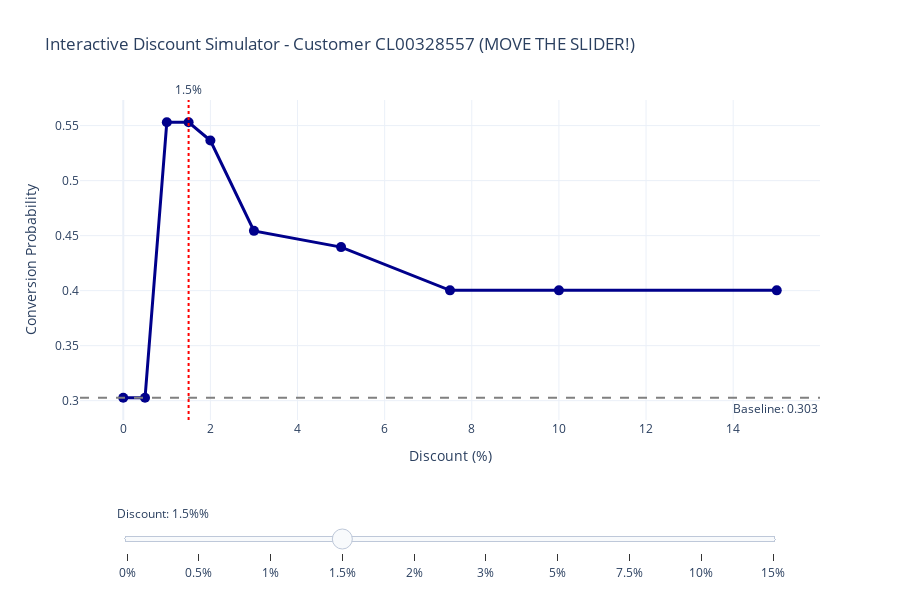

Write notebook code for a chart like this one.
### Code cell
# TEST 1: LIVE SLIDER CONTROL - FIXED
print("\n=== TEST 1: LIVE SLIDER CONTROL (FIXED) ===")

import plotly.graph_objects as go
import numpy as np

# Use our most responsive customer
cust_id = 'CL00328557'  # The high-sensitivity customer
cust_quotes = df_sim[df_sim['numero_compte'] == cust_id].copy()
baseline_prob = safe_predict(cust_id, cust_quotes, model, feature_names)

# Pre-calculate probabilities for different discount levels
discount_levels = [0, 0.5, 1, 1.5, 2, 3, 5, 7.5, 10, 15]
probabilities = []

for d in discount_levels:
    modified = cust_quotes.copy()
    if 'mt_apres_remise_ht_devis' in modified.columns:
        base_price = modified['mt_apres_remise_ht_devis'].sum()
        discount_amount = base_price * (d / 100)
        if 'mt_remise_exceptionnelle_ht' in modified.columns:
            modified['mt_remise_exceptionnelle_ht'] = -discount_amount
        modified['mt_apres_remise_ht_devis'] = base_price - discount_amount
    
    prob = safe_predict(cust_id, modified, model, feature_names)
    probabilities.append(prob)

# Create figure
fig = go.Figure()

# Add the main trace
fig.add_trace(go.Scatter(
    x=discount_levels,
    y=probabilities,
    mode='lines+markers',
    name='Conversion Probability',
    line=dict(color='darkblue', width=3),
    marker=dict(size=10, color='darkblue'),
    hovertemplate='Discount: %{x}%<br>Probability: %{y:.3f}<br>Δ: %{customdata:.3f}',
    customdata=[p - baseline_prob for p in probabilities]
))

# Add baseline line
fig.add_hline(y=baseline_prob, line_dash='dash', line_color='gray',
              annotation_text=f'Baseline: {baseline_prob:.3f}', 
              annotation_position='bottom right')

# Add vertical line at selected discount
fig.add_vline(x=1.5, line_dash='dot', line_color='red',
              annotation_text='1.5%', annotation_position='top')

# Create slider steps
steps = []
for i, d in enumerate(discount_levels):
    step = dict(
        method='update',
        label=f'{d}%',
        args=[
            {'annotations': []},  # Clear annotations
            {
                'title': f'Discount: {d}% - Probability: {probabilities[i]:.3f} (Δ: {probabilities[i]-baseline_prob:+.3f})',
                'shapes': [{
                    'type': 'line',
                    'x0': d, 'y0': 0, 'x1': d, 'y1': 1,
                    'xref': 'x', 'yref': 'paper',
                    'line': {'color': 'red', 'width': 2, 'dash': 'dot'}
                }]
            }
        ]
    )
    steps.append(step)

# Add slider
sliders = [{
    'active': 3,  # Default to 1.5% (index 3)
    'currentvalue': {'prefix': 'Discount: ', 'suffix': '%'},
    'pad': {'t': 50, 'b': 10},
    'steps': steps,
    'len': 0.9,
    'x': 0.05,
    'y': -0.1
}]

# Update layout with slider
fig.update_layout(
    title=f'Interactive Discount Simulator - Customer {cust_id} (MOVE THE SLIDER!)',
    xaxis_title='Discount (%)',
    yaxis_title='Conversion Probability',
    hovermode='x unified',
    template='plotly_white',
    height=600,
    sliders=sliders,
    margin=dict(b=100)  # Make room for slider
)

fig.show()

print("✓ SLIDER NOW WORKS: Move it to see the vertical line and title update!")
print("  LIMITATION: Cannot recalculate probabilities in real-time")
print("  SOLUTION: Pre-calculate all values, slider just navigates them")

### Figure 1 — Plotly figure (JSON) as saved in the notebook; plotly's stock layout.template omitted (floating-point values rounded to 4 significant figures)
{"data": [{"customdata": [0, 0, 0.2504, 0.2504, 0.2338, 0.1517, 0.1369, 0.0976, 0.0976, 0.0976], "hovertemplate": "Discount: %{x}%<br>Probability: %{y:.3f}<br>Δ: %{customdata:.3f}", "line": {"color": "darkblue", "width": 3}, "marker": {"color": "darkblue", "size": 10}, "mode": "lines+markers", "name": "Conversion Probability", "type": "scatter", "x": [0, 0.5, 1, 1.5, 2, 3, 5, 7.5, 10, 15], "y": [0.3026, 0.3026, 0.553, 0.553, 0.5365, 0.4543, 0.4396, 0.4002, 0.4002, 0.4002]}], "layout": {"annotations": [{"showarrow": false, "text": "Baseline: 0.303", "x": 1, "xanchor": "right", "xref": "x domain", "y": 0.3026, "yanchor": "top", "yref": "y"}, {"showarrow": false, "text": "1.5%", "x": 1.5, "xanchor": "center", "xref": "x", "y": 1, "yanchor": "bottom", "yref": "y domain"}], "height": 600, "hovermode": "x unified", "margin": {"b": 100}, "shapes": [{"line": {"color": "gray", "dash": "dash"}, "type": "line", "x0": 0, "x1": 1, "xref": "x domain", "y0": 0.3026, "y1": 0.3026, "yref": "y"}, {"line": {"color": "red", "dash": "dot"}, "type": "line", "x0": 1.5, "x1": 1.5, "xref": "x", "y0": 0, "y1": 1, "yref": "y domain"}], "sliders": [{"active": 3, "currentvalue": {"prefix": "Discount: ", "suffix": "%"}, "len": 0.9, "pad": {"b": 10, "t": 50}, "steps": [{"args": [{"annotations": []}, {"shapes": [{"line": {"color": "red", "dash": "dot", "width": 2}, "type": "line", "x0": 0, "x1": 0, "xref": "x", "y0": 0, "y1": 1, "yref": "paper"}], "title": "Discount: 0% - Probability: 0.303 (Δ: +0.000)"}], "label": "0%", "method": "update"}, {"args": [{"annotations": []}, {"shapes": [{"line": {"color": "red", "dash": "dot", "width": 2}, "type": "line", "x0": 0.5, "x1": 0.5, "xref": "x", "y0": 0, "y1": 1, "yref": "paper"}], "title": "Discount: 0.5% - Probability: 0.303 (Δ: +0.000)"}], "label": "0.5%", "method": "update"}, {"args": [{"annotations": []}, {"shapes": [{"line": {"color": "red", "dash": "dot", "width": 2}, "type": "line", "x0": 1, "x1": 1, "xref": "x", "y0": 0, "y1": 1, "yref": "paper"}], "title": "Discount: 1% - Probability: 0.553 (Δ: +0.250)"}], "label": "1%", "method": "update"}, {"args": [{"annotations": []}, {"shapes": [{"line": {"color": "red", "dash": "dot", "width": 2}, "type": "line", "x0": 1.5, "x1": 1.5, "xref": "x", "y0": 0, "y1": 1, "yref": "paper"}], "title": "Discount: 1.5% - Probability: 0.553 (Δ: +0.250)"}], "label": "1.5%", "method": "update"}, {"args": [{"annotations": []}, {"shapes": [{"line": {"color": "red", "dash": "dot", "width": 2}, "type": "line", "x0": 2, "x1": 2, "xref": "x", "y0": 0, "y1": 1, "yref": "paper"}], "title": "Discount: 2% - Probability: 0.536 (Δ: +0.234)"}], "label": "2%", "method": "update"}, {"args": [{"annotations": []}, {"shapes": [{"line": {"color": "red", "dash": "dot", "width": 2}, "type": "line", "x0": 3, "x1": 3, "xref": "x", "y0": 0, "y1": 1, "yref": "paper"}], "title": "Discount: 3% - Probability: 0.454 (Δ: +0.152)"}], "label": "3%", "method": "update"}, {"args": [{"annotations": []}, {"shapes": [{"line": {"color": "red", "dash": "dot", "width": 2}, "type": "line", "x0": 5, "x1": 5, "xref": "x", "y0": 0, "y1": 1, "yref": "paper"}], "title": "Discount: 5% - Probability: 0.440 (Δ: +0.137)"}], "label": "5%", "method": "update"}, {"args": [{"annotations": []}, {"shapes": [{"line": {"color": "red", "dash": "dot", "width": 2}, "type": "line", "x0": 7.5, "x1": 7.5, "xref": "x", "y0": 0, "y1": 1, "yref": "paper"}], "title": "Discount: 7.5% - Probability: 0.400 (Δ: +0.098)"}], "label": "7.5%", "method": "update"}, {"args": [{"annotations": []}, {"shapes": [{"line": {"color": "red", "dash": "dot", "width": 2}, "type": "line", "x0": 10, "x1": 10, "xref": "x", "y0": 0, "y1": 1, "yref": "paper"}], "title": "Discount: 10% - Probability: 0.400 (Δ: +0.098)"}], "label": "10%", "method": "update"}, {"args": [{"annotations": []}, {"shapes": [{"line": {"color": "red", "dash": "dot", "width": 2}, "type": "line", "x0": 15, "x1": 15, "xref": "x", "y0": 0, "y1": 1, "yref": "paper"}], "title": "Discount: 15% - Probability: 0.400 (Δ: +0.098)"}], "label": "15%", "method": "update"}], "x": 0.05, "y": -0.1}], "title": {"text": "Interactive Discount Simulator - Customer CL00328557 (MOVE THE SLIDER!)"}, "xaxis": {"title": {"text": "Discount (%)"}}, "yaxis": {"title": {"text": "Conversion Probability"}}}}
